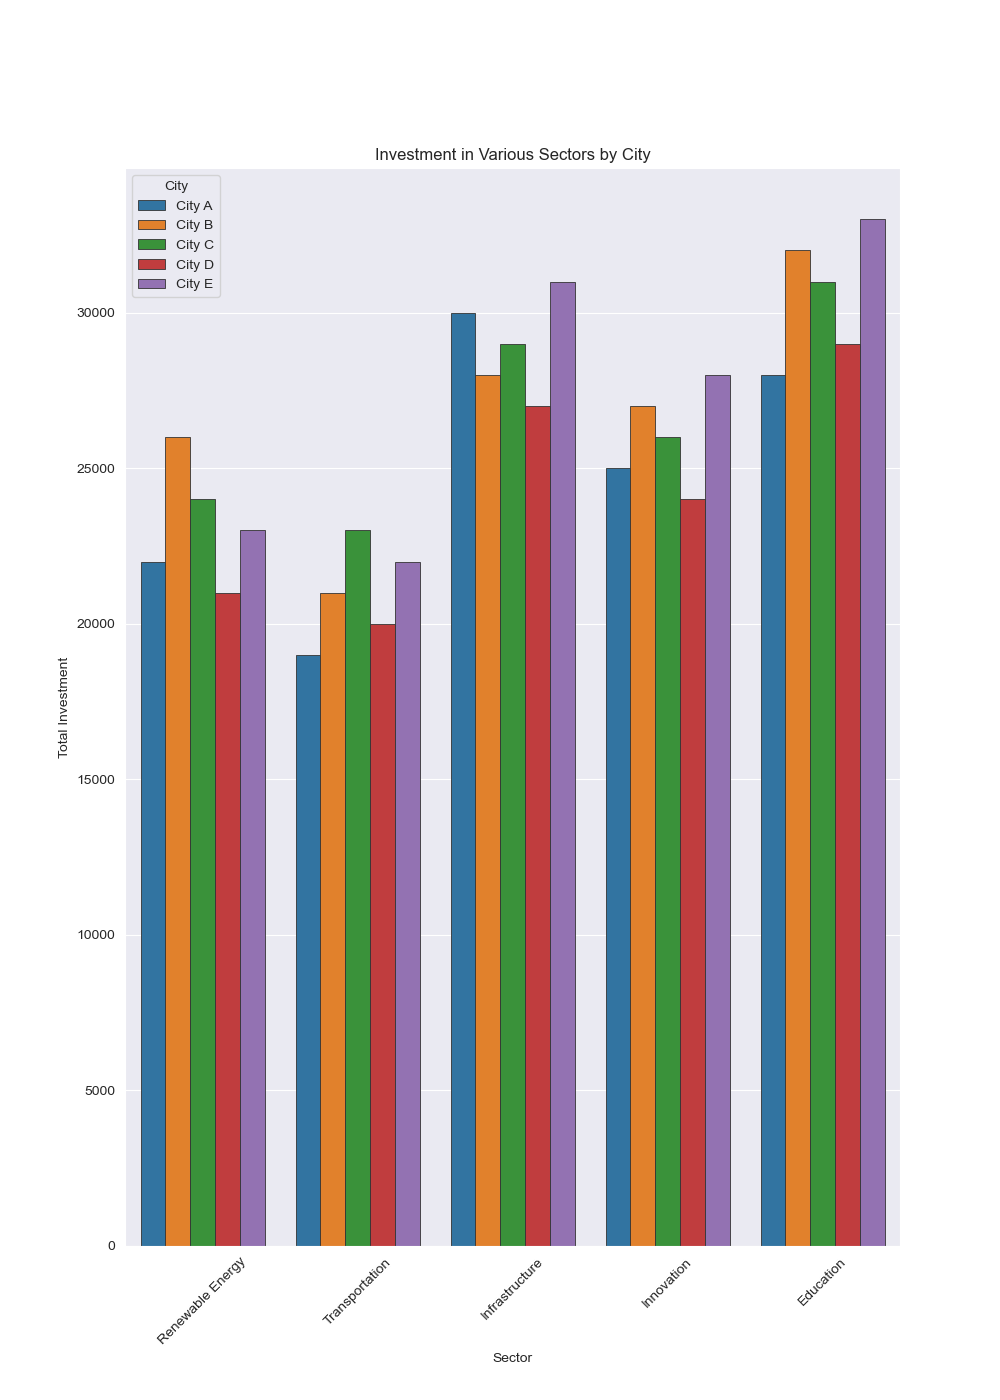

Reproduce this figure in Python.

import pandas as pd
import seaborn as sns
import matplotlib.pyplot as plt

data = {
    'Location': ['City A', 'City B', 'City C', 'City D', 'City E'],
    'Renewable Energy': [22000, 26000, 24000, 21000, 23000],
    'Transportation': [19000, 21000, 23000, 20000, 22000],
    'Infrastructure': [30000, 28000, 29000, 27000, 31000],
    'Innovation': [25000, 27000, 26000, 24000, 28000],
    'Education': [28000, 32000, 31000, 29000, 33000]
}

df = pd.DataFrame(data)
df_long = pd.melt(df, id_vars='Location', var_name='Category', value_name='Investment')

plt.figure(figsize=(10, 14))
sns.barplot(
    x='Category', 
    y='Investment', 
    hue='Location', 
    data=df_long,
    palette=['#1f77b4', '#ff7f0e', '#2ca02c', '#d62728', '#9467bd'],
    dodge=True,
    edgecolor='.2',
    linewidth=.6,
    orient='v'
)

plt.xticks(rotation=45)
plt.legend(title='City')
plt.title('Investment in Various Sectors by City')
plt.xlabel('Sector')
plt.ylabel('Total Investment')

plt.show()
